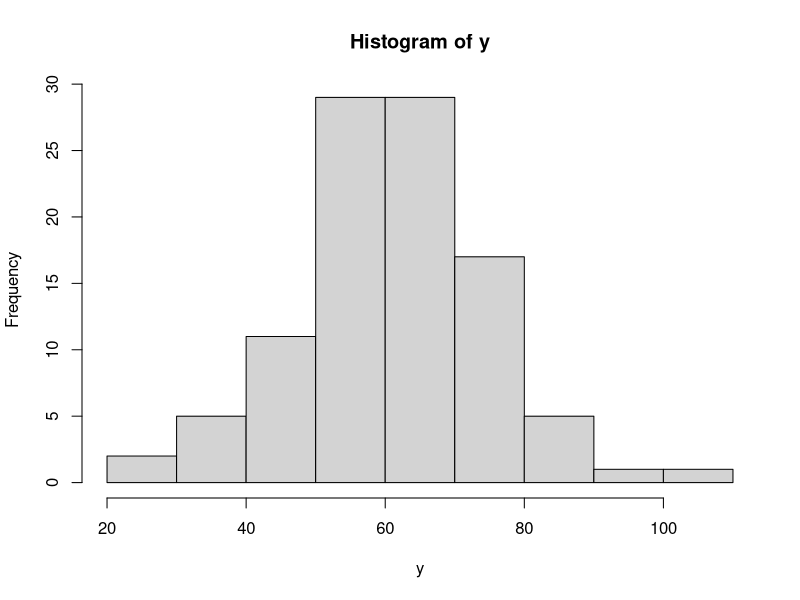
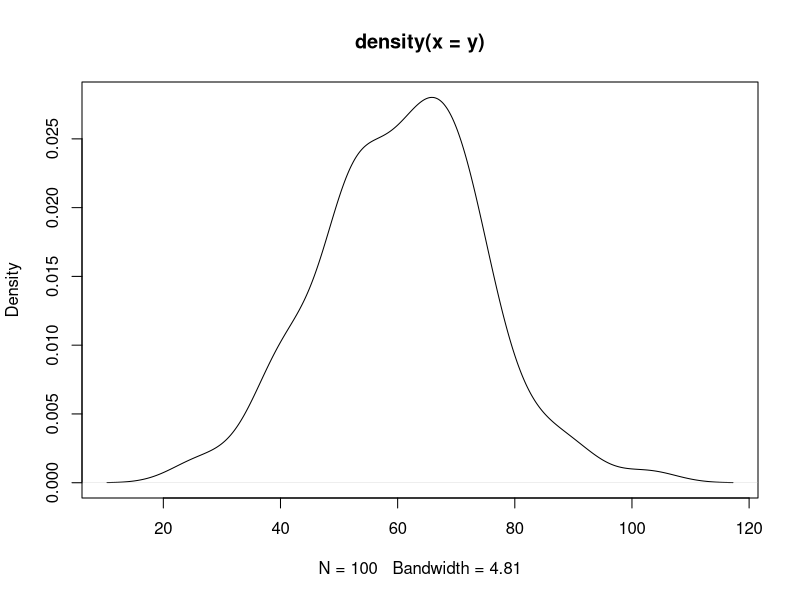
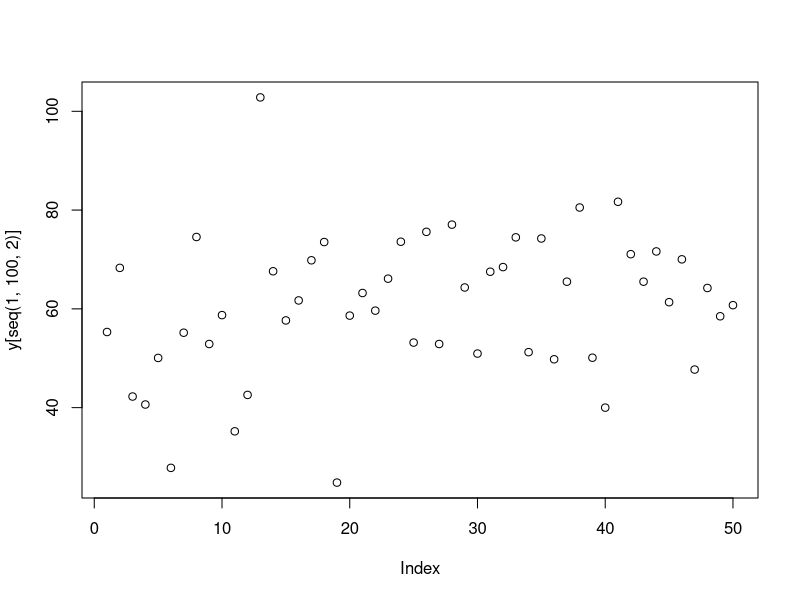
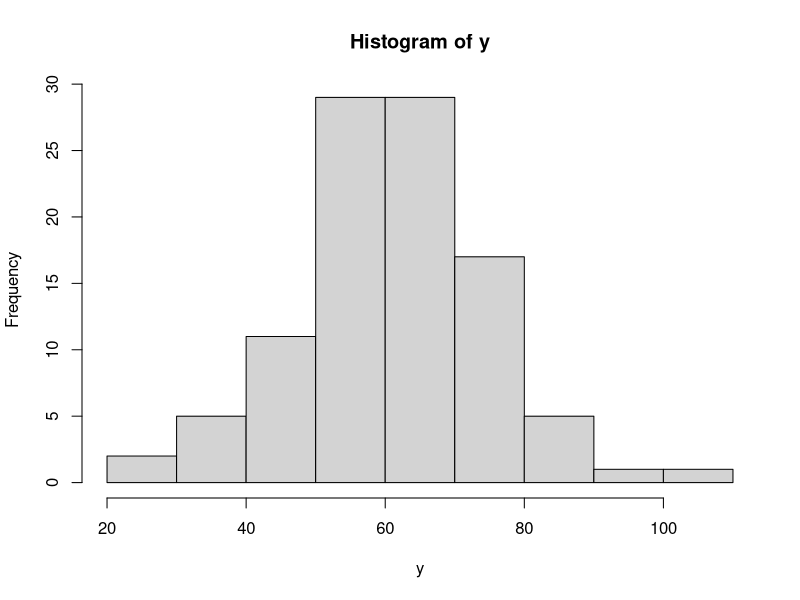

The R script that drew these images, in order: (Note: this script raises an error after producing the figures.)
#IIMBG----
x3 = c(1,5,7,4,9)
y=rnorm(100,mean=60,sd=15)
y
hist(y)
plot(density(y))
print(y)
?hist
install.packages("dplyr")
print(y[seq(1,100,2)])
plot(y[seq(1,100,2)])
hist(y, breaks=10)
hist(y, breaks = c(10,40,80,100))

#matrices----
data= round(rnorm(24, mean = 40, sd = 3))
trunc(34.6)
floor(c(15.4, 16.3, -13.3))
trunc(c(15.4, 16.3, -13.3))
ceiling(c(15.4, 16.3, -13.3))
round(c(15.4, 16.3, -13.3))
(m1 = matrix(data, nrow=4))
colSums(m1)
rowSums(m1)
colMeans(m1)
rowMeans(m1)
m1[,c(1,4)]
m1[c(3,2),c(1,4)]

#DataFrame----
mtcars
str(mtcars)
summary(mtcars)
?mtcars
df = mtcars
names(df)
df$cyl  =factor(df$cyl)
str(df)
df[,c('cyl','vs','am','gear','carb')] = lapply(df[,c('cyl','vs','am','gear','carb')], factor)
str(df)
summary(df)
table(df$cyl)
barplot(table(df$cyl), col=1:3)
table(df$gear, df$am, df$cyl, dnn = c('gear','am','cyl'))
?aggregate
aggregate(. ~cyl, data=df, mean)
aggregate(cbind(mpg, wt) ~cyl, data=df, mean) #mean mpg & wt for each gear and cyl type


#factors----
#without order

set.seed(1234)
(gender = sample(c('M', 'F'), size = 100, replace =T))
table(gender)
(gender = sample(c('M', 'F'), size = 100, replace =T, prob = c(.7,.3))) #as per prob distribution
table(gender)
prop.table(table(gender)) #proportion
pie(table(gender))


#grades----
set.seed(1234)
(grades = sample(c('E', 'G','S','P'), size = 100000, replace =T, prob = c(.4,.3,.2,.1))) #as per prob distribution
table(grades)
prop.table(table(grades)) #proportion
pie(table(grades))
barplot(table(grades))
grades2=factor(grades, ordered = T, levels = c('E','G','S','P'))
barplot(table(grades2))
               
#dplyr----
library(dplyr)
str(df)

#find mean mpg and wt wrt eacg gear and cyl type
df %>% group_by(cyl, gear) %>% summarise(meanwt = mean(wt, na.rm=T), meanMPG = mean(mpg, na.rm = T))
df %>% group_by(cyl, gear) %>% summarise(meanwt = mean(wt, na.rm=T), meanMPG = mean(mpg, na.rm = T), maxHP = max(hp, na.rm=T))
df %>% filter(mpg>25)
df %>% filter(mpg>25 & gear %in% c(4))
